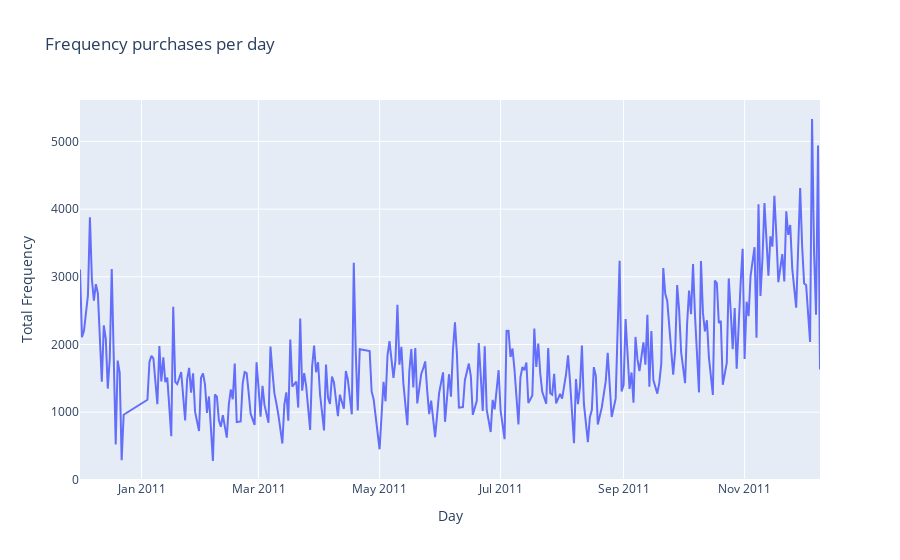

Notebook code for this chart:
### Code cell
# distribution of days over the year
date_frequency = df['InvoiceDate'].dt.date.value_counts().reset_index()
date_frequency.columns = ['date', 'total_frequency']
date_frequency = date_frequency.sort_values(by='date')
##plotting##
data_for_plot = dict(type='scatter',
                x=date_frequency['date'],
                y=date_frequency['total_frequency'])
# setting the layout
plot_1_layout = dict(title=dict(text='Frequency purchases per day'),
                      xaxis=dict(title='Day'),
                      yaxis=dict(title='Total Frequency')
                      )
# displaying the graph
plot_1 = go.Figure(data=data_for_plot, layout=plot_1_layout)
# plot_1.show(renderer='png')
plot_1.show()

### Figure 1 — Plotly figure (JSON) as saved in the notebook; plotly's stock layout.template omitted (floating-point values rounded to 4 significant figures; data arrays with more than 128 entries replaced by an {"elided": "..."} marker saying what was removed)
{"data": [{"type": "scatter", "x": {"elided": "305 str values"}, "y": {"elided": "305 int values"}}], "layout": {"title": {"text": "Frequency purchases per day"}, "xaxis": {"title": {"text": "Day"}}, "yaxis": {"title": {"text": "Total Frequency"}}}}
